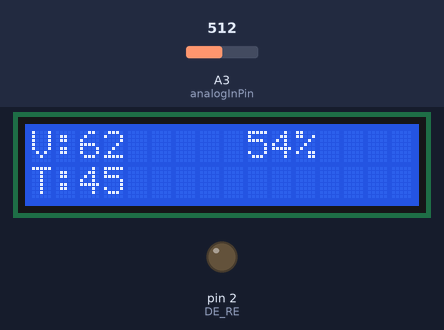
The sketch below on a simulated Arduino Uno, built with avr-gcc and run on an emulated ATmega328P. Parts: 16×2 character LCD, output pins drawn as LEDs (lit = HIGH). The test bench sets the inputs (shaded band); at power-on: A3 (analogInPin) = 512.

Above: at 1.2 s.
1.3 s: A3 (analogInPin) set to 716
At 1.9 s:
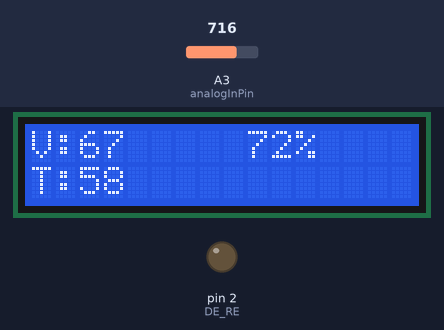
2.8 s: A3 (analogInPin) set to 900
At 3.9 s:
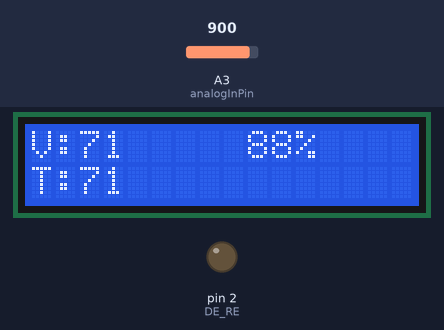
4.3 s: A3 (analogInPin) set to 1023
At 5.4 s:
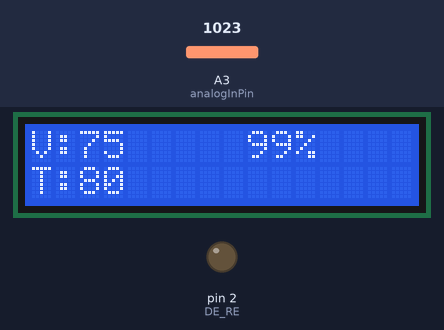
Timing chart, 0 to 7.3 s (numbered marks = the images above; inputs shaded):
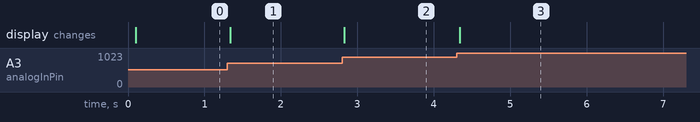

The sketch:

04_LCD_VR_BMS_return.ino
```cpp
/*
  listen and decode TC 485 traffic

  query to BMS
  C5 5C 5A AA 01 97 96 0D
  below is a return form BMS
  0  1  2  3  4  5  6  7  8  9 10 11 12 13 14 15 16
  B6 6B AA 5A 0A 42 4D 1B 00 00 05 00 03 00 00 18 0D
  byte[4] is payload length, not including chksum(0x18) and end byte(0x0D)
  byte[5] is voltage
  byte[6] is percentage
  byte[7] maybe temp

  added IIC 16*2 LCD to show variable


*/
#include <LiquidCrystal_PCF8574.h>
LiquidCrystal_PCF8574 lcd(0x27);  // 設定i2c位址

byte testing_BMS_return[17] = {0xB6, 0x6B, 0xAA, 0x5A, 0x0A, 0x42, 0x4D, 0x1B, 0x00, 0x00, 0x05, 0x00, 0x03, 0x00, 0x00, 0x18, 0x0D};
//                                                           ^^^^  ^^^^  ^^^^


byte returned_array[17];
int index = 0;
int msg_received = 0;
byte BMS_data[10];
byte controller_data[10];

// for BMS return data
byte voltage, percentage, temp;
const int analogInPin = A3;
// for RS485 connected on software serial 10/11
#include <SoftwareSerial.h>
SoftwareSerial Master(10, 11);//rx,tx
int DE_RE = 2;


void setup()
{
  Serial.begin(9600);
  delay(10);
  Master.begin(9600);

  pinMode(DE_RE, OUTPUT);

  digitalWrite(DE_RE, LOW);

  lcd.begin(16, 2); // 初始化LCD
  lcd.setBacklight(255);
  lcd.clear();
  lcd.setCursor(0, 0);  //設定游標位置 (字,行)
  lcd.print("V:");
  lcd.setCursor(0, 1);  //設定游標位置 (字,行)
  lcd.print("T:");


} // setup()

void loop()
{
  measurement();
  delay(10);
  ShowLED();
  while (Master.available()) {
    if (check_coming_byte(Master.read()) == true)
    {
      after_received();
    }
  }// end of while


} // loop()
// decode function
/* get bytes from serial and fill in to buffer base on header

*/
bool check_coming_byte(byte c) {
  switch (c)
  {
    case 0x0D: // end of messge

      returned_array[index] = c;
      index = 0; //
      return true; // we should have a message in array
      break;

    default:// normal bytes

      returned_array[index] = c;
      ++index;
      return false;
  }// end of switch
}// end of check coming byte
```

after_receive.ino
```cpp
void after_received(void) {

  // Serial.println("message receive");

  // Serial.write(returned_array, sizeof(returned_array));
  /* how to judage 4 diffferent message?
     0  1  2  3  4  5  6  7  8
    C5 5C DA AA 02 00 00 02 0D
     0  1  2  3  4  5  6  7  8  9 10 11 12 13 14 15 16
    B6 6B AA DA 0A 01 00 00 00 00 17 00 00 02 01 1F 0D
     0  1  2  3  4  5  6  7  8
    C5 5C 5A AA 01 97 96 0D
     0  1  2  3  4  5  6  7  8  9 10 11 12 13 14 15 16
    B6 6B AA 5A 0A 42 4D 1B 00 00 05 00 03 00 00 18 0D
    it seems index=0 and index =2 or 3 are good enough...
  */

  switch (returned_array[0])
  {
    case 0xB6: // returned message
      // Serial.println("0xB6 received");
      if (returned_array[3] == 0xDA) {// maybe controller return message
        byte chksum = returned_array[4];
        for (int i = 5; i < (5 + int(returned_array[4])) ; i++) {
          chksum = chksum ^ returned_array[i];
        }//end of for loop
        // if (chksum != returned_array[15]) Serial.println("chksum error");
        //take controller data out, no header, command type chksum
        for (int j = 0; j < 10 ; j++) {
          controller_data[j] = returned_array[j + 5];
        }// end of j loop
        // Serial.println("controller data updated");
        // Serial.write(controller_data, sizeof(controller_data));
      }// end of if DA
      if (returned_array[3] == 0x5A) { // BMS return message
        // check chksum
        byte chksum = returned_array[4];
        for (int i = 5; i < (5 + int(returned_array[4])) ; i++) {
          chksum = chksum ^ returned_array[i];
        }//end of for loop
        // if (chksum != returned_array[15]) Serial.println("chksum error");
        //take data out.....
        for (int j = 0; j < 10 ; j++) {
          BMS_data[j] = returned_array[j + 5];
        }// end of j loop
        //  Serial.println("BMS data received");
        // Serial.write(BMS_data, sizeof(BMS_data));
      }// end of if 5A
      break;

    case 0xC5: // query message
      if (returned_array[2] == 0xDA) {// maybe controller query
        //   Serial.println("controller query");
      }// end of if DA
      if (returned_array[2] == 0x5A) { // BMS query message
        Serial.println("BMS query");
        Serial.write(testing_BMS_return, sizeof(testing_BMS_return));

        digitalWrite(DE_RE, HIGH);
        delay(3);
        Master.write(testing_BMS_return, sizeof(testing_BMS_return));
        delay(3);
        digitalWrite(DE_RE, LOW);
      }// end of if 5A
      break;
  }// end of switch 0
  memset(returned_array, 0, sizeof(returned_array));// clear the array
  index = 0; // clear index
}// end of after receive
```

measure.ino
```cpp
void measurement(void) {

  voltage = map(analogRead(analogInPin), 0, 1023, 50, 75);
  percentage = map(analogRead(analogInPin), 0, 1023, 10, 99);
  temp = map(analogRead(analogInPin), 0, 1023, 10, 80);
  testing_BMS_return[5] = voltage;
  testing_BMS_return[6] = percentage;
  testing_BMS_return[7] = temp;
  // Do check sum calculation
  byte chksum = testing_BMS_return[4];
  for (int i = 5; i < (5 + int(testing_BMS_return[4])) ; i++) {
    chksum = chksum ^ testing_BMS_return[i];
  }//end of for loop
  testing_BMS_return[15] = chksum;
  chksum=0;


}// end of measurement

void  ShowLED(void) {

  lcd.setCursor(2, 1);
  lcd.print(temp);

  lcd.setCursor(2, 0);  //設定游標位置 (字,行)
  lcd.print(voltage);
  lcd.setCursor(9, 0);  //設定游標位置 (字,行)
  lcd.print(percentage);
  lcd.print("%");
}// end of show led
```

Measured:
- after the input at 1.3 s, the display: changes at once (image 1)
- after the input at 2.8 s, the display: changes at once (image 2)
- after the input at 4.3 s, the display: changes at once (image 3)
